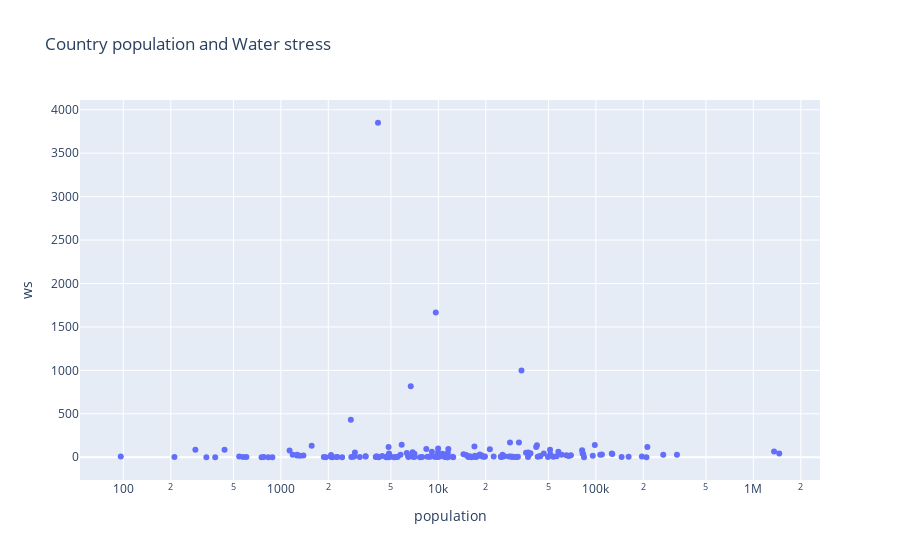

This figure's notebook cell:
### Markdown cell above
The world population in 2018 of all countries in this dataset is 7599006.521 thousand people.

### Code cell
# Making the scatter plot for population of countries versus Water stress 
fig = go.Figure(go.Scatter(x=df.population, y=df.ws, text=df.country, mode='markers'))

fig.update_xaxes(title_text='population', type='log')
fig.update_yaxes(title_text='ws')
fig.update_layout(title_text='Country population and Water stress')

# Saving the figure in html
pio.write_html(fig, file='population_and_ws.html', auto_open=True)
fig.show()

### Figure 1 — Plotly figure (JSON) as saved in the notebook; plotly's stock layout.template omitted (floating-point values rounded to 4 significant figures; data arrays with more than 128 entries replaced by an {"elided": "..."} marker saying what was removed)
{"data": [{"mode": "markers", "text": {"elided": "165 str values"}, "type": "scatter", "x": {"elided": "165 float values"}, "y": {"elided": "165 float values"}}], "layout": {"title": {"text": "Country population and Water stress"}, "xaxis": {"title": {"text": "population"}, "type": "log"}, "yaxis": {"title": {"text": "ws"}}}}
